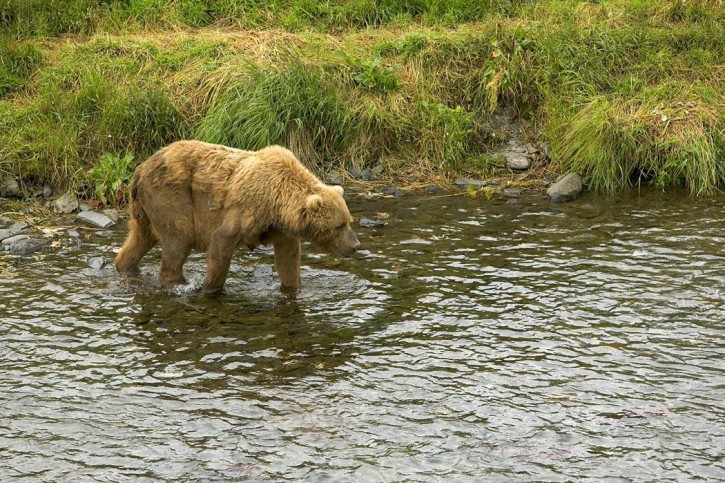
//> input picture benchmark-dataset/Bear-0-original.jpg, 725 x 483 px
$ ./gui-test   (built with g++ and OpenCV 4)
//> lines starting //> are read from the running program, lines starting //| are printed output that depends on the picture; after the words box and inside, x2 and y2 are one past the last pixel; in counts of white or black regions, pixels touching at a corner belong together
#include <stdio.h>
#include <stdlib.h>
#include <vector>
#include <map>
#include <opencv2/opencv.hpp>
#include <opencv2/core/core.hpp>
#include <opencv2/highgui/highgui.hpp>

using namespace std;
using namespace cv;

const char MODE_NO_SELECTION = 'n';
const char MODE_SELECTION = 's';
const char MODE_DONE = 'd';
const char ACTION_UNDO = 'u';

map<char, string> *modeDescriptions = new map<char, string>;
char mode = MODE_NO_SELECTION;
vector<Point> *points = new vector<Point>();
int keyPressed = -1;
char charTyped = ' ';

Mat imgOriginal, imgDup, imgDraw;
string guiWindowName = "Select Target Region";

void draw(Mat &imgo, Mat &img, vector<Point> *points) {
	bool drawPoints = false;
	imgo.copyTo(img);

	Mat mask(imgo.rows, imgo.cols, CV_8UC3, Scalar(0, 0, 0));
	Mat White(imgo.rows, imgo.cols, CV_8UC3, Scalar(255, 255, 255));

	const int size = points->size();
	Point *newPoints = new Point[size];

	for (int i = 0; i < points->size(); ++i) {
		Point thePoint = points->at(i);
		newPoints[i] = thePoint;
		if (drawPoints) {
			circle(img, thePoint, 3, Scalar(30, 25, 200), 2);
		}
	}
	fillPoly(mask, (const Point**) &newPoints, &size, 1, Scalar(255, 255, 255));

	Mat notMask, notMaskPart, nonMaskFinal;
	bitwise_not(mask, notMask);
	bitwise_and(imgo, notMask, notMaskPart);
	add(mask, notMaskPart, nonMaskFinal);

	float alpha = 0.2;
	float beta = 1 - alpha;

	addWeighted(imgo, alpha, nonMaskFinal, beta, 0.0, img);

	for (int i = 1; i < points->size(); ++i) {
		Point pt1 = points->at(i-1);
		Point pt2 = points->at(i);
		line(img, pt1, pt2, Scalar(0, 0, 255), 1);
	}

	if (mode == MODE_DONE) {
		if (points->size() > 2) {
			line(img, points->at(points->size() -1 ), points->at(0), Scalar(0, 0, 255), 1);
		}
	}
}

static void onMouse(int event, int x, int y, int, void*) {
	switch (mode) {
		case MODE_NO_SELECTION:
			if (event == EVENT_LBUTTONDOWN) {
				mode = MODE_SELECTION;
				points->push_back(Point(x, y));
			}
			break;
		case MODE_SELECTION:
			if (event == EVENT_LBUTTONDOWN) {
				points->push_back(Point(x, y));
			} else if(event == EVENT_RBUTTONDOWN) {
				mode = MODE_DONE;
			}
			break;
		default:
			break;
	}
	draw(imgDup, imgDraw, points);
	imshow(guiWindowName, imgDraw);
}

int main(int argc, char **argv) {

	string imgadr;

	if (argc > 1) {
		imgadr = argv[1];
	} else {
		imgadr = "/Users/yasser/sharif-repo/mahv/benchmark-dataset/Bear-0-original.jpg";
	}

	imgOriginal = imread(imgadr, 1);
//> imgOriginal is the input picture: 483 rows x 725 cols, CV_8UC3; mean B, G, R 90.9, 129.1, 132.4

	if (imgOriginal.empty()) {
		cerr << "PROB: Cannot Load File" << endl;
		return 1;
	}

	imgOriginal.copyTo(imgDup);
	imgOriginal.copyTo(imgDraw);

	namedWindow(guiWindowName, WINDOW_AUTOSIZE);
	setMouseCallback(guiWindowName, onMouse);

	while(1) {
		imshow(guiWindowName, imgDraw);
		keyPressed = waitKey(0);
//> the left mouse button is pressed and released at (362, 241)
//> in draw, `const int size = points->size();`: size = 1
//> the loop in draw, `for (int i = 0; i < points->size(); ++i)` made 1 pass
//> thePoint on pass 1: Point(362, 241)
//> in draw, `fillPoly(mask, (const Point**) &newPoints, &size, 1, Scalar(255, 255, ..`:
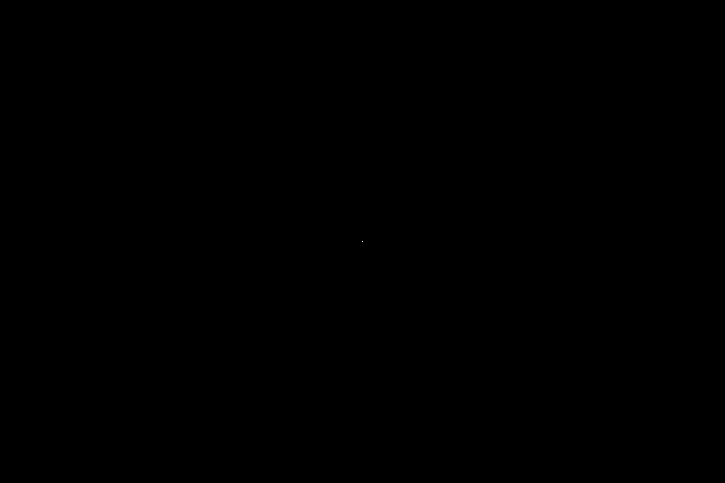
//> mask: 483 rows x 725 cols, CV_8UC3; 0% white in thin lines or dots, all inside (x1, y1, x2, y2) = (362, 241, 363, 242)
//> in draw, `addWeighted(imgo, alpha, nonMaskFinal, beta, 0.0, img);`: img: 483 rows x 725 cols, CV_8UC3; 1 pixels changed, all inside (x1, y1, x2, y2) = (362, 241, 363, 242)
//> the loop in draw (call 2), `for (int i = 0; i < points->size(); ++i)` made 1 pass
//> the Esc key is pressed

		bool toExit = false;
		if ((keyPressed & 255) == 27) {
			switch (mode) {
				case MODE_SELECTION:
				case MODE_DONE:
					mode = MODE_NO_SELECTION;
					points->clear();
					break;
				case MODE_NO_SELECTION:
					toExit = true;
					break;
				default:
					break;
			}
			if (toExit) {
				break;
			}
		} else {
			charTyped = (char) keyPressed;
			switch (charTyped) {
				case ACTION_UNDO:
					if (mode == MODE_SELECTION) {
						points->pop_back();
						if (points->size() == 0) {
							mode = MODE_NO_SELECTION;
						}
					}
					break;
				default:
					break;
			}
		}
		draw(imgDup, imgDraw, points);
//> in draw (call 4), `bitwise_not(mask, notMask);`: notMask: 483 rows x 725 cols, CV_8UC3; every value is 255
	}

	return 0;
}
